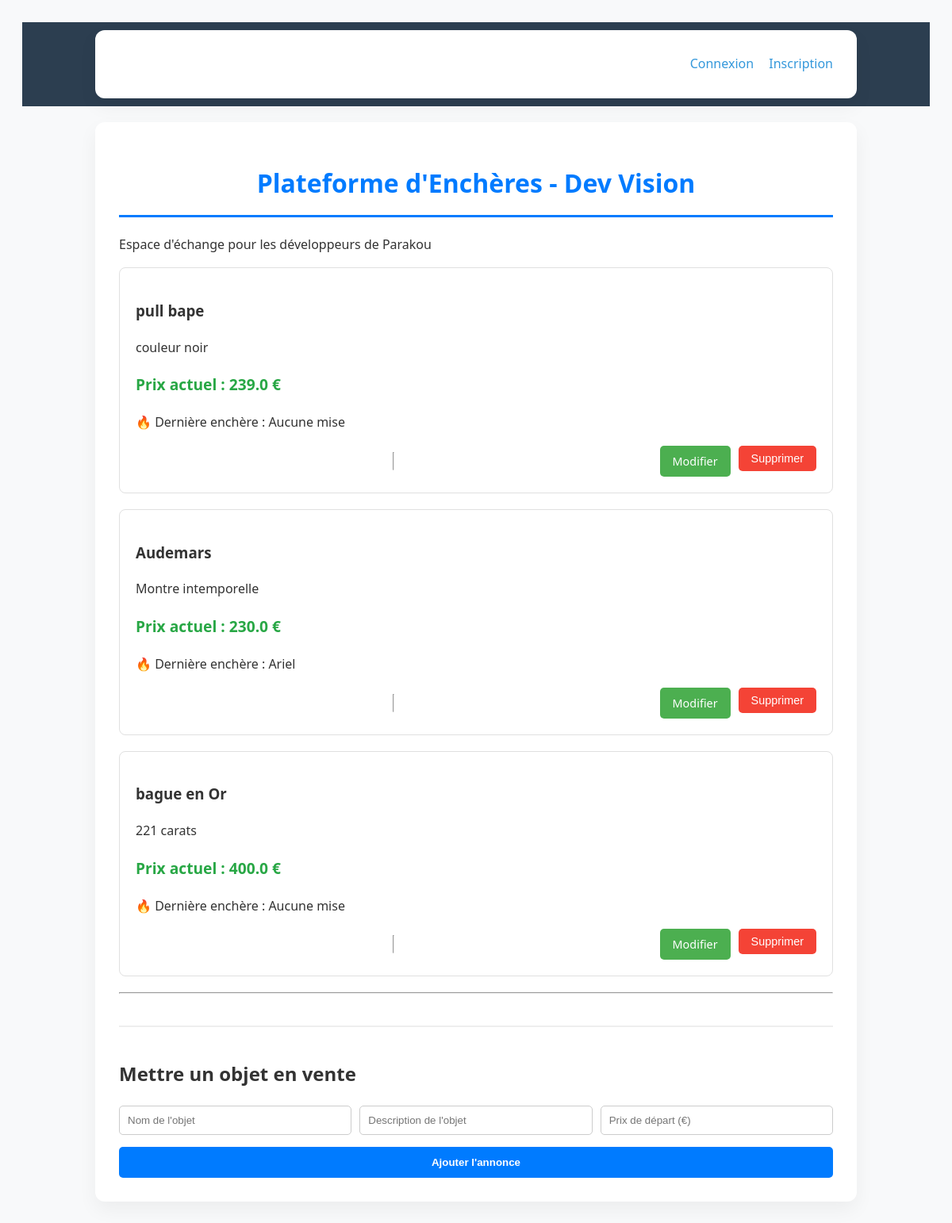
The page / on the database its author committed.
### tables this page shows
CREATE TABLE objets (
            id INTEGER PRIMARY KEY AUTOINCREMENT,
            nom TEXT NOT NULL,
            description TEXT,
            prix_actuel REAL NOT NULL,
            etat TEXT NOT NULL,
            vendeur_id INTEGER,
            dernier_encherisseur_id INTEGER,     
            FOREIGN KEY (vendeur_id) REFERENCES utilisateurs(id)
        );

CREATE TABLE utilisateurs (
            id INTEGER PRIMARY KEY AUTOINCREMENT,
            nom TEXT NOT NULL,
            email TEXT UNIQUE NOT NULL,
            mot_de_passe TEXT NOT NULL,
            solde REAL NOT NULL DEFAULT 0.0
        );

### src/app.py (the view)
@app.route('/')
def index():
    objets = Repository.get_all_objets()
    return render_template('index.html', objets=objets)

### src/database/db.py (called while the page is built)
def connect_db():
    conn = sqlite3.connect(DB_NAME)
    conn.row_factory = sqlite3.Row
    return conn

### src/database/repository.py (called while the page is built)
    @staticmethod
    def get_all_objets():
        try:
            with connect_db() as conn:
                cursor = conn.cursor()
                query = """
                    SELECT o.*, u.nom as nom_gagnant
                    FROM objets o
                    LEFT JOIN utilisateurs u ON o.dernier_encherisseur_id = u.id
                """
                cursor.execute(query)
                rows = cursor.fetchall()
                liste = []
                for row in rows:
                    obj = Objet(row['id'], row['nom'], row['description'], row['prix_actuel'])
                    obj.nom_gagnant = row['nom_gagnant'] if row['nom_gagnant'] else "Aucune mise"
                    liste.append(obj)
                return liste
        except sqlite3.Error as e:
            logging.error(f"Erreur listage : {e}")
            return []

### src/templates/index.html (shortened to what this page needs)
<!DOCTYPE html>
<html lang="fr">
<head>
    <link rel="stylesheet" href="{{ url_for('static', filename='css/style.css') }}">
</head>
<body>
    <nav class="auth-nav">
        <div class="container">
            {% if session.user_nom %}
                <div class="user-info">
                    <span>Bienvenue, <strong>{{ session.user_nom }}</strong></span>
                    <span class="wallet">💰 Solde : {{ session.user_solde }} €</span>
                    <a href="{{ url_for('deconnexion') }}" class="btn-logout">Déconnexion</a>
                </div>
            {% else %}
                <div class="auth-links">
                    <a href="{{ url_for('connexion') }}">Connexion</a>
                    <a href="{{ url_for('inscription') }}">Inscription</a>
                </div>
            {% endif %}
        </div>
    </nav>
    <div class="container">
        <header>
            <h1>Plateforme d'Enchères - Dev Vision</h1>
            <p>Espace d'échange pour les développeurs de Parakou</p>
        </header>
        <main>
            <div class="inventory">
                {% for objet in objets %}
                    <div class="objet-card">
                        <h3>{{ objet.nom }}</h3>
                        <p>{{ objet.description }}</p>
                        <p class="price">Prix actuel : <strong>{{ objet.prix_actuel }} €</strong></p>
                         <p class="bidder">
    🔥 Dernière enchère :
    <span class="badge">{{ objet.nom_gagnant }}</span>
</p>
                        <div class="actions">
                            <hr>
                            <a href="/modifier/{{ objet.id }}" class="btn-modifier">Modifier</a>
                            <form action="/supprimer/{{ objet.id }}" method="POST" style="display:inline;">
                                <button type="submit" class="btn-supprimer" onclick="return confirm('Supprimer cet objet ?')">
                                    Supprimer
                                </button>
                            </form>
                        </div>
                    </div>
                {% else %}
                    <p>Aucun objet n'est en vente pour le moment.</p>
                {% endfor %}
            </div>
            <hr>
            <section class="form-section">
                <h2>Mettre un objet en vente</h2>
                <form action="/ajouter" method="POST" class="add-form">
                    <div class="form-group">
                        <input type="text" name="nom" placeholder="Nom de l'objet" required>
                        <input type="text" name="description" placeholder="Description de l'objet">
                        <input type="number" name="prix" step="0.01" placeholder="Prix de départ (€)" required>
                    </div>
                    <button type="submit" class="btn-submit">Ajouter l'annonce</button>
                </form>
            </section>
        </main>
    </div>
</body>
</html>

### src/static/css/style.css (style rules this page uses)
body { font-family: 'Segoe UI', Tahoma, Geneva, Verdana, sans-serif; background-color: #f8f9fa; color: #333; line-height: 1.6; padding: 20px; }
.container { max-width: 900px; margin: 0 auto; background: #ffffff; padding: 30px; border-radius: 12px; box-shadow: 0 10px 25px rgba(0,0,0,0.05); }
h1 { color: #007bff; text-align: center; border-bottom: 3px solid #007bff; padding-bottom: 15px; }
.objet-card { border: 1px solid #e0e0e0; padding: 20px; margin-bottom: 20px; border-radius: 8px; transition: transform 0.2s; }
.price { font-size: 1.2em; color: #28a745; font-weight: bold; }
.actions { margin-top: 15px; display: flex; gap: 10px; }
.btn-modifier { background-color: #4CAF50; color: white; padding: 8px 16px; text-decoration: none; border-radius: 5px; font-size: 0.9em; }
.btn-supprimer { background-color: #f44336; color: white; border: none; padding: 8px 16px; border-radius: 5px; cursor: pointer; font-size: 0.9em; }
.form-section { margin-top: 40px; padding-top: 20px; border-top: 2px solid #eee; }
.add-form { display: flex; flex-direction: column; gap: 15px; }
.form-group { display: flex; gap: 10px; }
input { padding: 10px; border: 1px solid #ccc; border-radius: 5px; flex: 1; }
.btn-submit { background-color: #007bff; color: white; border: none; padding: 12px; border-radius: 5px; cursor: pointer; font-weight: bold; }
.auth-nav { background: #2c3e50; color: white; padding: 10px 0; margin-bottom: 20px; }
.auth-nav .container { display: flex; justify-content: flex-end; }
.auth-nav a { color: #3498db; text-decoration: none; margin-left: 15px; }

### rows shown on the page
objets: nom "pull bape", description "couleur noir", prix_actuel "239.0", nom_gagnant "Aucune mise"
objets: nom "Audemars", description "Montre intemporelle", prix_actuel "230.0", nom_gagnant "Ariel"
objets: nom "bague en Or", description "221 carats", prix_actuel "400.0", nom_gagnant "Aucune mise"
